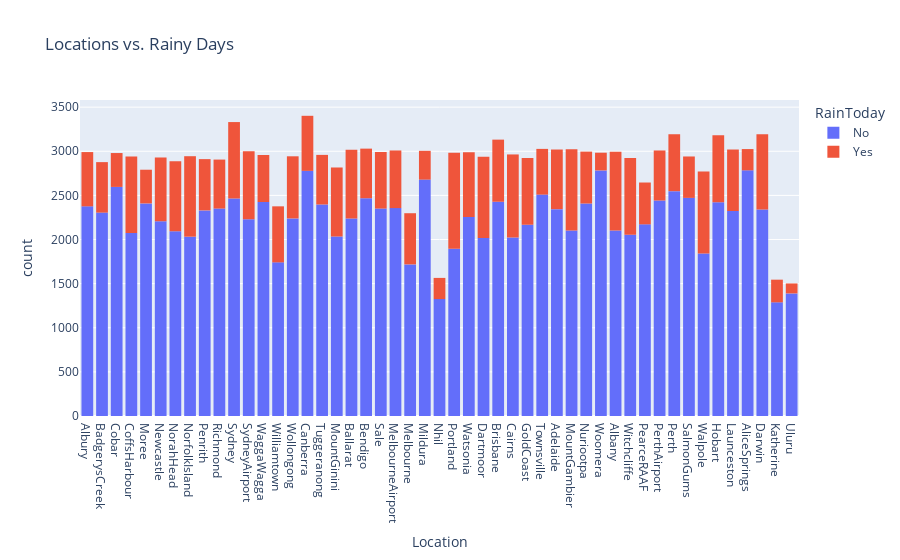

The cell this chart's notebook holds for it:
### Code cell
px.histogram(
    data_frame = raw_df,
    x = "Location",
    title = "Locations vs. Rainy Days",
    color = "RainToday"
)

### Figure 1 — Plotly figure (JSON) as saved in the notebook; plotly's stock layout.template omitted (floating-point values rounded to 4 significant figures; data arrays with more than 128 entries replaced by an {"elided": "..."} marker saying what was removed)
{"data": [{"alignmentgroup": "True", "bingroup": "x", "hovertemplate": "RainToday=No<br>Location=%{x}<br>count=%{y}<extra></extra>", "legendgroup": "No", "marker": {"color": "#636efa", "pattern": {"shape": ""}}, "name": "No", "offsetgroup": "No", "orientation": "v", "showlegend": true, "type": "histogram", "x": {"elided": "109332 str values"}, "xaxis": "x", "yaxis": "y"}, {"alignmentgroup": "True", "bingroup": "x", "hovertemplate": "RainToday=Yes<br>Location=%{x}<br>count=%{y}<extra></extra>", "legendgroup": "Yes", "marker": {"color": "#EF553B", "pattern": {"shape": ""}}, "name": "Yes", "offsetgroup": "Yes", "orientation": "v", "showlegend": true, "type": "histogram", "x": {"elided": "31455 str values"}, "xaxis": "x", "yaxis": "y"}], "layout": {"barmode": "relative", "legend": {"title": {"text": "RainToday"}, "tracegroupgap": 0}, "title": {"text": "Locations vs. Rainy Days"}, "xaxis": {"anchor": "y", "domain": [0, 1], "title": {"text": "Location"}}, "yaxis": {"anchor": "x", "domain": [0, 1], "title": {"text": "count"}}}}
